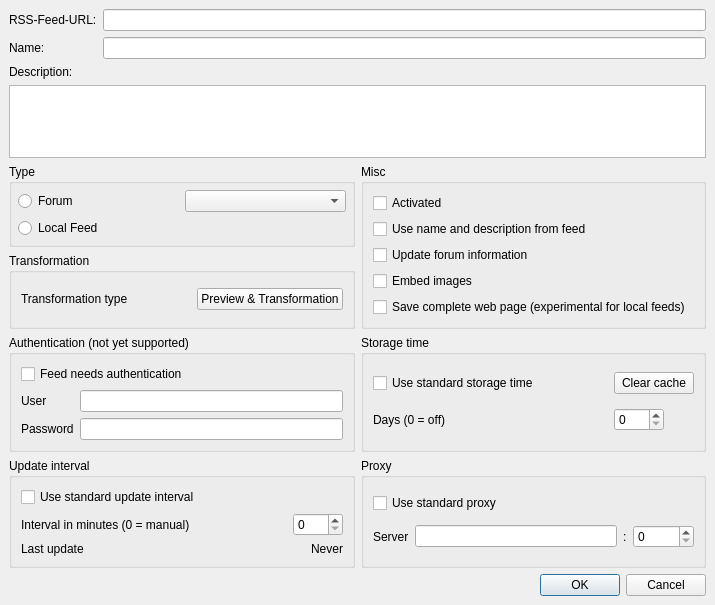
<?xml version="1.0" encoding="UTF-8"?>
<ui version="4.0">
 <class>AddFeedDialog</class>
 <widget class="QDialog" name="AddFeedDialog">
  <property name="geometry">
   <rect>
    <x>0</x>
    <y>0</y>
    <width>715</width>
    <height>605</height>
   </rect>
  </property>
  <property name="windowTitle">
   <string>Create new feed</string>
  </property>
  <property name="windowIcon">
   <iconset>
    <normaloff>:/images/rstray3.png</normaloff>:/images/rstray3.png</iconset>
  </property>
  <layout class="QVBoxLayout" name="verticalLayout">
   <property name="spacing">
    <number>0</number>
   </property>
   <property name="leftMargin">
    <number>0</number>
   </property>
   <property name="topMargin">
    <number>0</number>
   </property>
   <property name="rightMargin">
    <number>0</number>
   </property>
   <property name="bottomMargin">
    <number>0</number>
   </property>
   <item>
    <widget class="HeaderFrame" name="headerFrame"/>
   </item>
   <item>
    <widget class="QFrame" name="frame">
     <property name="frameShape">
      <enum>QFrame::NoFrame</enum>
     </property>
     <property name="frameShadow">
      <enum>QFrame::Raised</enum>
     </property>
     <layout class="QGridLayout" name="gridLayout_7">
      <item row="3" column="0">
       <widget class="QGroupBox" name="typeGroupBox">
        <property name="title">
         <string>Type</string>
        </property>
        <layout class="QVBoxLayout" name="verticalLayout_3">
         <property name="leftMargin">
          <number>6</number>
         </property>
         <property name="topMargin">
          <number>6</number>
         </property>
         <property name="rightMargin">
          <number>6</number>
         </property>
         <property name="bottomMargin">
          <number>6</number>
         </property>
         <item>
          <layout class="QHBoxLayout" name="horizontalLayout_2">
           <item>
            <widget class="QRadioButton" name="typeForumRadio">
             <property name="text">
              <string>Forum</string>
             </property>
            </widget>
           </item>
           <item>
            <widget class="QComboBox" name="forumComboBox"/>
           </item>
          </layout>
         </item>
         <item>
          <widget class="QRadioButton" name="typeLocalRadio">
           <property name="text">
            <string>Local Feed</string>
           </property>
          </widget>
         </item>
        </layout>
       </widget>
      </item>
      <item row="7" column="0">
       <widget class="QGroupBox" name="authenticationGroupBox">
        <property name="title">
         <string>Authentication (not yet supported)</string>
        </property>
        <layout class="QGridLayout" name="gridLayout_4">
         <item row="0" column="0" colspan="2">
          <widget class="QCheckBox" name="useAuthenticationCheckBox">
           <property name="text">
            <string>Feed needs authentication</string>
           </property>
          </widget>
         </item>
         <item row="1" column="0">
          <widget class="QLabel" name="userLabel">
           <property name="text">
            <string>User</string>
           </property>
          </widget>
         </item>
         <item row="2" column="0">
          <widget class="QLabel" name="passwordLabel">
           <property name="text">
            <string>Password</string>
           </property>
          </widget>
         </item>
         <item row="1" column="1">
          <widget class="QLineEdit" name="userLineEdit"/>
         </item>
         <item row="2" column="1">
          <widget class="QLineEdit" name="passwordLineEdit">
           <property name="echoMode">
            <enum>QLineEdit::Password</enum>
           </property>
          </widget>
         </item>
        </layout>
       </widget>
      </item>
      <item row="7" column="1">
       <widget class="QGroupBox" name="storageTimeGroupBox">
        <property name="title">
         <string>Storage time</string>
        </property>
        <layout class="QGridLayout" name="gridLayout_3">
         <item row="2" column="0">
          <widget class="QLabel" name="storageTimeLabel">
           <property name="text">
            <string>Days (0 = off)</string>
           </property>
          </widget>
         </item>
         <item row="2" column="1">
          <widget class="QSpinBox" name="storageTimeSpinBox">
           <property name="maximumSize">
            <size>
             <width>50</width>
             <height>16777215</height>
            </size>
           </property>
           <property name="maximum">
            <number>999999999</number>
           </property>
          </widget>
         </item>
         <item row="0" column="0">
          <widget class="QCheckBox" name="useStandardStorageTimeCheckBox">
           <property name="text">
            <string>Use standard storage time</string>
           </property>
          </widget>
         </item>
         <item row="0" column="1">
          <widget class="QPushButton" name="clearCachePushButton">
           <property name="text">
            <string>Clear cache</string>
           </property>
          </widget>
         </item>
        </layout>
       </widget>
      </item>
      <item row="8" column="1">
       <widget class="QGroupBox" name="proxyGroupBox">
        <property name="title">
         <string>Proxy</string>
        </property>
        <layout class="QGridLayout" name="gridLayout_6">
         <item row="0" column="0" colspan="2">
          <widget class="QCheckBox" name="useStandardProxyCheckBox">
           <property name="text">
            <string>Use standard proxy</string>
           </property>
          </widget>
         </item>
         <item row="1" column="0">
          <widget class="QLabel" name="serverLabel">
           <property name="text">
            <string>Server</string>
           </property>
          </widget>
         </item>
         <item row="1" column="1">
          <widget class="QLineEdit" name="proxyAddressLineEdit"/>
         </item>
         <item row="1" column="2">
          <widget class="QLabel" name="portLabel">
           <property name="text">
            <string>:</string>
           </property>
          </widget>
         </item>
         <item row="1" column="3">
          <widget class="QSpinBox" name="proxyPortSpinBox">
           <property name="maximum">
            <number>65535</number>
           </property>
          </widget>
         </item>
        </layout>
       </widget>
      </item>
      <item row="8" column="0">
       <widget class="QGroupBox" name="updateInteralGroupBox">
        <property name="title">
         <string>Update interval</string>
        </property>
        <layout class="QGridLayout" name="gridLayout_5">
         <item row="0" column="0" colspan="2">
          <widget class="QCheckBox" name="useStandardUpdateInterval">
           <property name="text">
            <string>Use standard update interval</string>
           </property>
          </widget>
         </item>
         <item row="1" column="0">
          <widget class="QLabel" name="updateIntervalLabel">
           <property name="text">
            <string>Interval in minutes (0 = manual)</string>
           </property>
          </widget>
         </item>
         <item row="1" column="1">
          <widget class="QSpinBox" name="updateIntervalSpinBox">
           <property name="maximumSize">
            <size>
             <width>50</width>
             <height>16777215</height>
            </size>
           </property>
          </widget>
         </item>
         <item row="2" column="0" colspan="2">
          <layout class="QHBoxLayout" name="lastUpdateLayout">
           <item>
            <widget class="QLabel" name="lastUpdateLabel">
             <property name="text">
              <string>Last update</string>
             </property>
            </widget>
           </item>
           <item>
            <widget class="QLabel" name="lastUpdate">
             <property name="sizePolicy">
              <sizepolicy hsizetype="Maximum" vsizetype="Preferred">
               <horstretch>0</horstretch>
               <verstretch>0</verstretch>
              </sizepolicy>
             </property>
             <property name="text">
              <string>Never</string>
             </property>
            </widget>
           </item>
          </layout>
         </item>
        </layout>
       </widget>
      </item>
      <item row="11" column="0" colspan="2">
       <layout class="QHBoxLayout" name="buttonLayout">
        <item>
         <widget class="QDialogButtonBox" name="buttonBox">
          <property name="standardButtons">
           <set>QDialogButtonBox::Cancel|QDialogButtonBox::Ok</set>
          </property>
         </widget>
        </item>
       </layout>
      </item>
      <item row="1" column="0" colspan="2">
       <layout class="QVBoxLayout" name="descriptionLayout">
        <item>
         <widget class="QLabel" name="descriptionLabel">
          <property name="text">
           <string>Description:</string>
          </property>
         </widget>
        </item>
        <item>
         <widget class="QPlainTextEdit" name="descriptionPlainTextEdit"/>
        </item>
       </layout>
      </item>
      <item row="0" column="0" colspan="2">
       <layout class="QGridLayout" name="nameLayout">
        <item row="0" column="0">
         <widget class="QLabel" name="urlLabel">
          <property name="text">
           <string>RSS-Feed-URL:</string>
          </property>
         </widget>
        </item>
        <item row="0" column="1">
         <widget class="QLineEdit" name="urlLineEdit"/>
        </item>
        <item row="1" column="0">
         <widget class="QLabel" name="nameLabel">
          <property name="text">
           <string>Name:</string>
          </property>
         </widget>
        </item>
        <item row="1" column="1">
         <widget class="QLineEdit" name="nameLineEdit"/>
        </item>
       </layout>
      </item>
      <item row="4" column="0">
       <widget class="QGroupBox" name="groupBox">
        <property name="title">
         <string>Transformation</string>
        </property>
        <layout class="QVBoxLayout" name="verticalLayout_4">
         <item>
          <layout class="QHBoxLayout" name="horizontalLayout">
           <item>
            <widget class="QLabel" name="transformationTypeLabel">
             <property name="text">
              <string>Transformation type</string>
             </property>
            </widget>
           </item>
           <item>
            <widget class="QPushButton" name="previewButton">
             <property name="sizePolicy">
              <sizepolicy hsizetype="Maximum" vsizetype="Fixed">
               <horstretch>0</horstretch>
               <verstretch>0</verstretch>
              </sizepolicy>
             </property>
             <property name="text">
              <string>Preview &amp;&amp; Transformation</string>
             </property>
            </widget>
           </item>
          </layout>
         </item>
        </layout>
       </widget>
      </item>
      <item row="3" column="1" rowspan="2">
       <widget class="QGroupBox" name="flagGroupBox">
        <property name="title">
         <string>Misc</string>
        </property>
        <layout class="QVBoxLayout" name="verticalLayout_2">
         <item>
          <widget class="QCheckBox" name="activatedCheckBox">
           <property name="text">
            <string>Activated</string>
           </property>
          </widget>
         </item>
         <item>
          <widget class="QCheckBox" name="useInfoFromFeedCheckBox">
           <property name="text">
            <string>Use name and description from feed</string>
           </property>
          </widget>
         </item>
         <item>
          <widget class="QCheckBox" name="updateForumInfoCheckBox">
           <property name="text">
            <string>Update forum information</string>
           </property>
          </widget>
         </item>
         <item>
          <widget class="QCheckBox" name="embedImagesCheckBox">
           <property name="text">
            <string>Embed images</string>
           </property>
          </widget>
         </item>
         <item>
          <widget class="QCheckBox" name="saveCompletePageCheckBox">
           <property name="text">
            <string>Save complete web page (experimental for local feeds)</string>
           </property>
          </widget>
         </item>
        </layout>
       </widget>
      </item>
     </layout>
    </widget>
   </item>
  </layout>
 </widget>
 <customwidgets>
  <customwidget>
   <class>HeaderFrame</class>
   <extends>QFrame</extends>
   <header>gui/common/HeaderFrame.h</header>
   <container>1</container>
  </customwidget>
 </customwidgets>
 <tabstops>
  <tabstop>urlLineEdit</tabstop>
  <tabstop>nameLineEdit</tabstop>
  <tabstop>descriptionPlainTextEdit</tabstop>
  <tabstop>typeForumRadio</tabstop>
  <tabstop>forumComboBox</tabstop>
  <tabstop>activatedCheckBox</tabstop>
  <tabstop>useInfoFromFeedCheckBox</tabstop>
  <tabstop>updateForumInfoCheckBox</tabstop>
  <tabstop>useAuthenticationCheckBox</tabstop>
  <tabstop>userLineEdit</tabstop>
  <tabstop>passwordLineEdit</tabstop>
  <tabstop>useStandardStorageTimeCheckBox</tabstop>
  <tabstop>storageTimeSpinBox</tabstop>
  <tabstop>useStandardUpdateInterval</tabstop>
  <tabstop>updateIntervalSpinBox</tabstop>
  <tabstop>useStandardProxyCheckBox</tabstop>
  <tabstop>proxyAddressLineEdit</tabstop>
  <tabstop>proxyPortSpinBox</tabstop>
  <tabstop>buttonBox</tabstop>
 </tabstops>
 <resources/>
 <connections/>
</ui>
